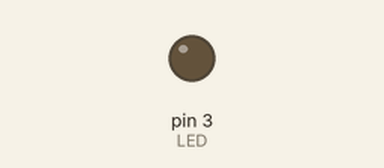
The sketch below on a simulated Arduino Uno, built with avr-gcc and run on an emulated ATmega328P. Parts: output pins drawn as LEDs (lit = HIGH).

Above: at 1.4 s.
At 4.45 s:
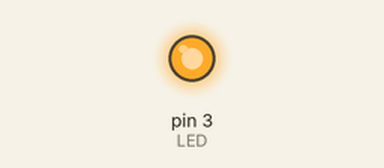
Timing chart, 0 to 4.8 s (numbered marks = the images above):
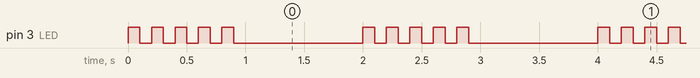

Measured:
- by itself, pin 3 (LED): repeats every 2.0 s: 4 × (LOW 0.10 s, HIGH 0.10 s), LOW 1.1 s, HIGH 0.10 s
- by itself, everything shown: repeats every 2.0 s, in 10 steps

The sketch:

functionToSetNumberOfBlinks.ino
```cpp
// Create a Function to Set the number of blinks

#define LED 3

void setup() {
  // put your setup code here, to run once:
  pinMode(LED, OUTPUT);
}

void blinkLED(int cycles, int del){
  for(int z=0; z<cycles; z++){
    digitalWrite(LED, HIGH);
    delay(del);
    digitalWrite(LED, LOW);
    delay(del);
  }
}
void loop() {
  // put your main code here, to run repeatedly:
  blinkLED(5, 100);
  delay(1000);
}
```
